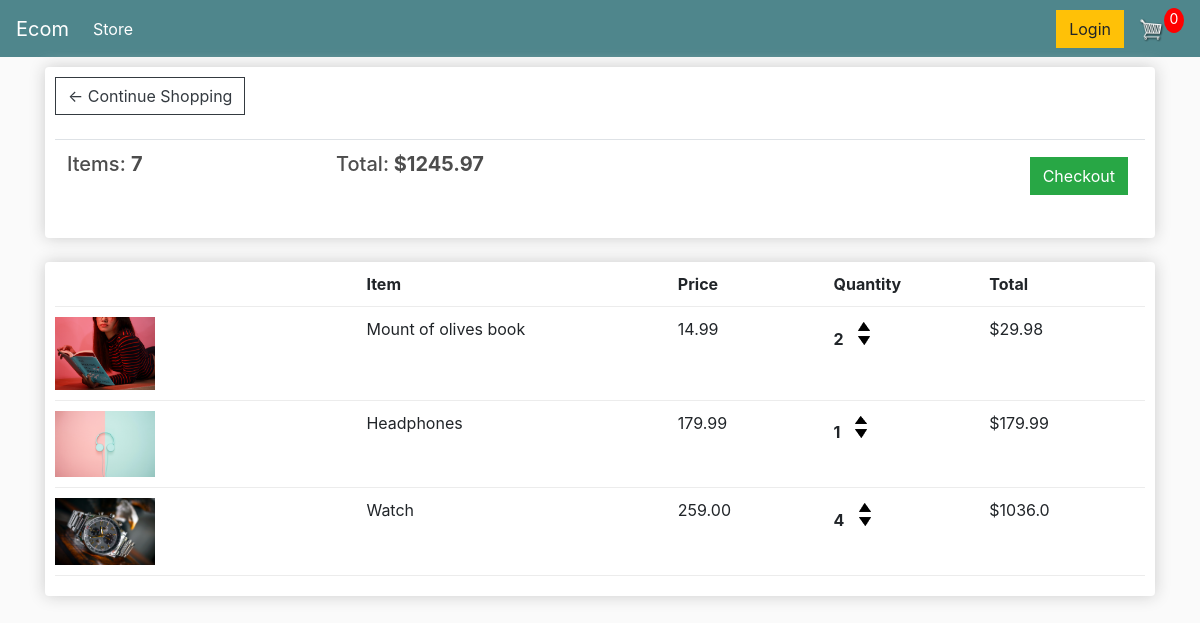
The app's page /cart/ (signed in) with its own data.
### store/models.py (models this page shows, shortened)
class Order(models.Model):
    customer = models.ForeignKey(Customer,on_delete=models.SET_NULL, null=True, blank=True)
    date_ordered = models.DateTimeField(auto_now_add=True)
    complete = models.BooleanField(default=False)
    transaction_id = models.CharField(max_length=100, null=True)
    @property
    def get_cart_total(self):
        orderitems = self.orderitem_set.all()
        total = sum([item.get_total for item in  orderitems])
        return total
    @property
    def get_cart_items(self):
        orderitems = self.orderitem_set.all()
        total = sum([item.quantity for item in  orderitems])
        return total

class OrderItem(models.Model):
    product = models.ForeignKey(Product, on_delete=models.SET_NULL, null=True)
    order = models.ForeignKey(Order, on_delete=models.SET_NULL, null=True)
    quantity = models.IntegerField(default=0, null=True, blank=True)
    date_added = models.DateTimeField(auto_now_add=True)
    @property
    def get_total(self):
        total = self.product.price * self.quantity
        return total

class Product(models.Model):
    name = models.CharField(max_length=200, null=True)
    price = models.FloatField()
    digital = models.BooleanField(default=False, null=True, blank=False)
    image = models.ImageField(null=True,blank=True)
    @property
    def imageURL(self):
        try:
            url = self.image.url
        except:
            url = ''
        return url

### store/views.py (the view)
# urls.py: path("cart/",views.cart,name="cart"),
def cart(request):
    if request.user.is_authenticated:
        customer = request.user.customer
        order, created = Order.objects.get_or_create(customer=customer, complete =False)
        items = order.orderitem_set.all()
    else:
        items = []
        order = {'get_card_total':0, 'get_cart_items' :0}
    context = {'items' : items, 'order' : order}
    return render(request, "store/Cart.html",context)

### store/templates/store/Cart.html
{% extends 'store/main.html' %}
{% load static %}
{% block content %}
<div class="row">
	<div class="col-lg-12">
        <div class="box-element">
            <a  class="btn btn-outline-dark" href="{% url 'store' %}">&#x2190; Continue Shopping</a>
            <br>
            <br>
            <table class="table">
                <tr>
                    <th><h5>Items: <strong>{{order.get_cart_items}}</strong></h5></th>
                    <th><h5>Total:<strong> ${{order.get_cart_total |floatformat:2}}</strong></h5></th>
                    <th>
                        <a  style="float:right; margin:5px;" class="btn btn-success" href="{% url 'checkout' %}">Checkout</a>
                    </th>
                </tr>
            </table>
        </div>
		<br>
        <div class="box-element">
            <div class="cart-row">
                <div style="flex:2"></div>
                <div style="flex:2"><strong>Item</strong></div>
                <div style="flex:1"><strong>Price</strong></div>
                <div style="flex:1"><strong>Quantity</strong></div>
                <div style="flex:1"><strong>Total</strong></div>
            </div>
            {% for item in items %}
            <div class="cart-row">
                <div style="flex:2"><img class="row-image" src="{{item.product.imageURL}}"></div>
                <div style="flex:2"><p>{{item.product.name}}</p></div>
                <div style="flex:1"><p>{{item.product.price|floatformat:2}}</p></div>
                <div style="flex:1">
                    <p class="quantity">{{item.quantity}}</p>
                    <div class="quantity">
                        <img class="chg-quantity" src="{% static  'images/arrow-up.png' %}">
                        <img class="chg-quantity" src="{% static  'images/arrow-down.png' %}">
                    </div>
                </div>
                <div style="flex:1"><p>${{item.get_total}}</p></div>
            </div>
            {% endfor %}
	</div>
</div>
{% endblock content %}

### store/templates/store/Main.html (shortened to what this page needs)
<!DOCTYPE html>
{% load static %}
<html>
    <head>
           <link rel="stylesheet" href="https://stackpath.bootstrapcdn.com/bootstrap/4.4.1/css/bootstrap.min.css">
            <link rel="stylesheet" type="text/css" href="{% static 'css/main.css' %}">
     </head>
     <body>
        <nav class="navbar navbar-expand-lg navbar-dark bg-dark">
            <a class="navbar-brand" href="{% url 'store' %}">Ecom</a>
            <div class="collapse navbar-collapse" id="navbarSupportedContent">
              <ul class="navbar-nav mr-auto">
                <li class="nav-item active">
                  <a class="nav-link" href="{% url 'store' %}">Store <span class="sr-only">(current)</span></a>
                </li>
              </ul>
              <div class="form-inline my-2 my-lg-0">
                <a href="#"class="btn btn-warning">Login</a>
                <a href="{% url 'cart' %}">
                   <img  id="cart-icon" src="{% static 'images/cart.png' %}">
               </a>
               <p id="cart-total">0</p>
           </div>
            </div>
          </nav>
    <div class="container">
            {% block content %}
             {% endblock content %}
    </div>
     </body>
</html>

### static/css/main.css (style rules this page uses)
body { background-color: hsl(0, 0%, 98%); }
h1,h2,h3,h4,h5,h6 { color:hsl(0, 0%, 30%); }
.box-element { box-shadow:hsl(0, 0%, 80%) 0 0 16px; background-color: #fff; border-radius: 4px; padding: 10px; }
.bg-dark { background-color: #4f868c!important; }
#cart-icon { width:25px; display: inline-block; margin-left: 15px; }
#cart-total { display: block; text-align: center; color:#fff; background-color: red; width: 20px; height: 25px; border-radius: 50%; font-size: 14px; }
.col-lg-4, .col-lg-6, .col-lg-8, .col-lg-12 { margin-top: 10px; }
.btn { border-radius: 0; }
.row-image { width: 100px; }
.cart-row { display: flex; align-items: flex-stretch; padding-bottom: 10px; margin-bottom: 10px; border-bottom: 1px solid #ececec; }
.quantity { display: inline-block; font-weight: 700; padding-right:10px; }
.chg-quantity { width: 12px; cursor: pointer; display: block; margin-top: 5px; transition:.1s; }

### records on screen
Order: get_cart_items "7", get_cart_total "1245.97"
OrderItem: product.imageURL (picture), product.name "Mount of olives book", product.price "14.99", quantity "2", get_total "29.98"
OrderItem: product.imageURL (picture), product.name "Headphones", product.price "179.99", quantity "1", get_total "179.99"
OrderItem: product.imageURL (picture), product.name "Watch", product.price "259.00", quantity "4", get_total "1036.0"
